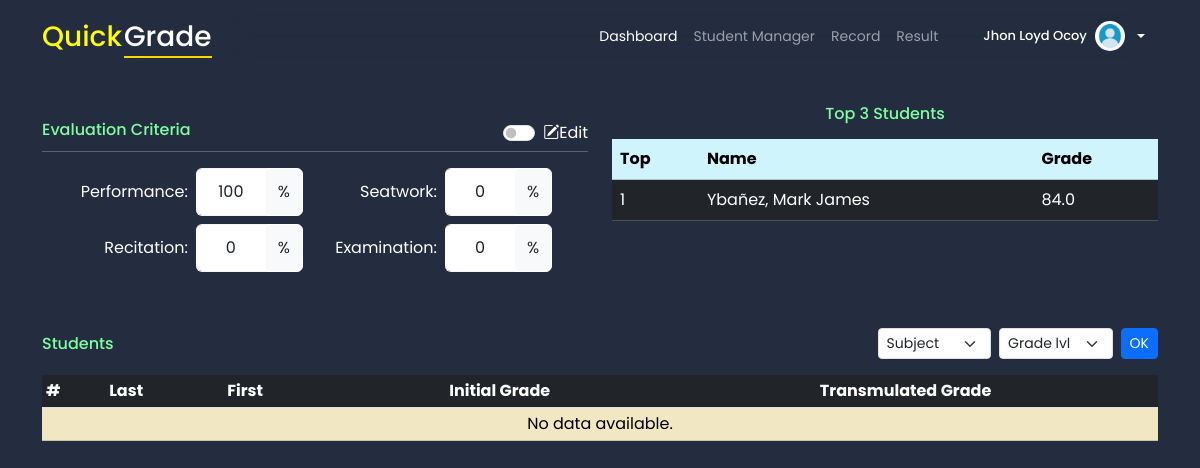
/ (signed in), run on the app's committed database.
### tables this page shows
CREATE TABLE "users" (
	"id"	INTEGER NOT NULL,
	"username"	TEXT NOT NULL,
	"password"	TEXT NOT NULL,
	"name"	TEXT NOT NULL,
	"picture"	TEXT,
	PRIMARY KEY("id" AUTOINCREMENT)
);

CREATE TABLE "criteria" (
	"user_id"	INTEGER NOT NULL,
	"performance"	INTEGER,
	"recitation"	INTEGER,
	"seatwork"	INTEGER,
	"exam"	INTEGER
);

CREATE TABLE "final_grade" (
	"id"	INTEGER NOT NULL,
	"student_id"	INTEGER NOT NULL,
	"performance"	REAL DEFAULT 0,
	"seatwork"	REAL DEFAULT 0,
	"recitation"	REAL DEFAULT 0,
	"exam"	REAL DEFAULT 0,
	"subject"	TEXT NOT NULL,
	"user_id"	INTEGER NOT NULL,
	"initial_grade"	REAL DEFAULT 0,
	"transmulated_grade"	REAL DEFAULT 0,
	PRIMARY KEY("id" AUTOINCREMENT),
	FOREIGN KEY("user_id") REFERENCES "users"("id"),
	FOREIGN KEY("student_id") REFERENCES "students"("student_id")
);

CREATE TABLE "students" (
	"student_id"	INTEGER NOT NULL,
	"last_name"	TEXT NOT NULL,
	"first_name"	TEXT NOT NULL,
	"middle_name"	TEXT,
	"grade_level"	TEXT NOT NULL,
	"birthday"	TEXT,
	"guardian"	TEXT,
	"contact"	TEXT,
	"user_id"	INTEGER,
	PRIMARY KEY("student_id" AUTOINCREMENT),
	FOREIGN KEY("user_id") REFERENCES "users"("id")
);

### app.py (the view)
@app.route("/", methods=["GET", "POST"])
@login_required
def dashboard():
    if request.method == 'POST':
        subject = request.form.get("DashSubject")
        gradelvl = request.form.get("DashGradeLvl")
        session['dashboard_subject'] = subject
        session['dashboard_gradelvl'] = gradelvl
    else:
        subject = session.get('dashboard_subject', '')
        gradelvl = session.get('dashboard_gradelvl', '')
    user_criteria = isCriteriaSet(current_user.id)
    if user_criteria is False:
        user_criteria = (0, 0, 0, 0, 0) # id, perf, reci, seat, exam
    topThree = getTopThree(current_user.id)
    if subject and gradelvl:
        Perf_activities, Perf_student_grades = getGrades(gradelvl, subject, current_user.id, "Performance")
        Seat_activities, Seat_student_grades = getGrades(gradelvl, subject, current_user.id, "Seatwork")
        Reci_activities, Reci_student_grades = getGrades(gradelvl, subject, current_user.id, "Recitation")
        Exam_activities, Exam_student_grades = getGrades(gradelvl, subject, current_user.id, "Examination")
        perfTotal = TotalScore(Perf_activities)
        seatTotal = TotalScore(Seat_activities)
        reciTotal = TotalScore(Reci_activities)
        examTotal = TotalScore(Exam_activities)
        CrePerf, CreSeat, CreReci, CreExam = getCriteria(current_user.id)
        InsertGrade(Perf_student_grades, perfTotal, CrePerf, "performance", subject)
        InsertGrade(Seat_student_grades, seatTotal, CreSeat, "seatwork", subject)
        InsertGrade(Reci_student_grades, reciTotal, CreReci, "recitation", subject)
        InsertGrade(Exam_student_grades, examTotal, CreExam, "exam", subject)
        InitialAndTransmulatedUpdater(current_user.id)
        finalGrade = getFinalGrade(gradelvl, subject, current_user.id)
    else:
        finalGrade = []
    return render_template("dashboard.html", active="dashboard", criteria=user_criteria, topThree=topThree,
                           Dsubject=subject, Dgradelvl=gradelvl, finalGrade=finalGrade)

### app.py (called while the page is built)
@login_manager.user_loader
def load_user(user_id):
    user_info = getUserById(user_id)
    if user_info is not None:
        if user_info['profile'] is not None:
            profile_path = user_info['profile'].replace('static/', '').replace("\\", '/')
        else:
            profile_path = None
        return User(user_id, user_info['name'], user_info['username'], user_info['password'], profile_path) #add imange
    else:
        return None

### gradingHelper.py (called while the page is built)
def getTopThree(current):
    try:
        conn = sqlite3.connect('schoolManager.db')
        cursor = conn.cursor()
        cursor.execute("""
            SELECT st.first_name, st.last_name, fg.transmulated_grade
            FROM final_grade fg
            JOIN students st ON fg.student_id = st.student_id
            WHERE fg.user_id = ?
            ORDER BY fg.initial_grade DESC
            LIMIT 3;
        """, (current,))
        results = cursor.fetchall()
        return results
    except Exception as e:
        flash(f"Error: {e}", "danger")
    finally:
        conn.close()

### helper.py (called while the page is built)
def getUserById(user_id):
    try:
        conn = sqlite3.connect('schoolManager.db')
        cursor = conn.execute('SELECT * FROM users WHERE id = ?', (user_id,))
        user_info = cursor.fetchone()
        if user_info is not None:
            return {
                'id': user_info[0],
                'username': user_info[1],
                'password': user_info[2],
                'name': user_info[3],
                'profile': user_info[4]
            }
        else:
            return None
    except Exception as e:
        print(f"Error: {e}")
        return None
    finally:
        conn.close()

def isCriteriaSet(user_id):
    try:
        conn = sqlite3.connect('schoolManager.db')
        cursor = conn.cursor()
        cursor.execute("SELECT * FROM criteria WHERE user_id = ?", (user_id,))
        exist_user = cursor.fetchone()
        if exist_user is None:
            return False
        return exist_user
    except Exception as e:
        flash(f"Error: {e}", "danger")
    finally:
        conn.close()

### templates/dashboard.html (shortened to what this page needs)
{% extends "layout.html" %}
{% block main %}
  <div class="container-lg text-white mt-4">
    <div class="row" style="min-width: 540px;">
      <div class="col-12 col-xl-6 my-2 pt-3 mb-4 mb-xl-2">
        <div class="d-flex justify-content-between align-items-center">
          <h2 class="pe-0 fs-6" id="mintGreen">Evaluation Criteria</h2>
          <div class="form-check form-switch" id="criteria_switch">
            <input class="form-check-input" type="checkbox" role="switch" id="flexSwitchCheckDefault">
            <label class="form-check-label fs-6" for="flexSwitchCheckDefault"><i class="bi bi-pencil-square"></i>Edit</label>
          </div>
        </div>
        <hr class="my-1">
        <div class="d-flex flex-row m-3 justify-content-center align-items-center">
          <form id="criteria" action="/criteria" method="post">
            <div class="d-flex">
              <div class="d-flex mb-2 me-4">
                <p class="m-0 d-flex justify-content-end align-items-center me-2">Performance:</p>
                <div class="input-group">
                  <input type="number" class="form-control form-control-plaintext text-center" autocomplete="off"
                  min="0" max="100" required value="{{ criteria[1] }}" name="performance">
                  <span class="input-group-text" style="border-color: white;">%</span>
                </div>
              </div>
              <div class="d-flex mb-2">
                <p class="m-0 d-flex justify-content-end align-items-center me-2">Seatwork:</p>
                <div class="input-group">
                  <input type="number" class="form-control form-control-plaintext text-center" autocomplete="off"
                  min="0" max="100" required value="{{ criteria[3] }}" name="seatwork">
                  <span class="input-group-text" style="border-color: white;">%</span>
                </div>
              </div>
            </div>
            <div class="d-flex">
              <div class="d-flex mb-2 me-4">
                <p class="m-0 d-flex justify-content-end align-items-center me-2">Recitation:</p>
                <div class="input-group">
                  <input type="number" class="form-control form-control-plaintext text-center" autocomplete="off"
                  min="0" max="100" required value="{{ criteria[2] }}" name="recitation">
                  <span class="input-group-text" style="border-color: white;">%</span>
                </div>
              </div>
              <div class="d-flex mb-2">
                <p class="m-0 d-flex justify-content-end align-items-center me-2">Examination:</p>
                <div class="input-group">
                  <input type="number" class="form-control form-control-plaintext text-center" autocomplete="off"
                  min="0" max="100" required value="{{ criteria[4] }}" name="examination">
                  <span class="input-group-text" style="border-color: white;">%</span>
                </div>
              </div>
            </div>
          </form>
        </div>
      </div>
      <div class="col-12 col-xl-6 d-flex flex-column my-2">
        <h2 class="text-center fs-6 mb-3" id="mintGreen">Top 3 Students</h2>
        <table class="table" style="background-color: black;">
          <thead class="table-info">
            <tr>
              <th scope="col">Top</th>
              <th scope="col">Name</th>
              <th scope="col">Grade</th>
            </tr>
          </thead>
          {% if topThree %}
          <tbody class="table-dark">
            {% for student in topThree %}
            <tr>
              <td>{{ loop.index }}</td>
              <td>{{ student[1] }}, {{ student[0] }}</td>
              <td>{{ student[2] }}</td>
            </tr>
            {% endfor %}
          </tbody>
          {% else %}
          <tbody class="table-dark">
            <tr>
              <td colspan="3" class="text-center">No top students available.</td>
            </tr>
          </tbody>
          {% endif %}
        </table>
      </div>
    </div>
  </div>
  <div class="container-lg mt-4 text-white">
    <div class="d-flex justify-content-between align-items-center mb-3">
      <h2 class="fs-6 m-0" id="mintGreen">Students</h2>
      <form action="/" method="post" class="d-flex align-items-center gap-2 w-auto">
        <select class="form-select form-select-sm" name="DashSubject" required>
          <option {% if Dsubject == '' %}selected{% endif %} disabled value="">Subject</option>
        </select>
        <select class="form-select form-select-sm" name="DashGradeLvl" required>
          <option {% if Dgradelvl == '' %}selected{% endif %} disabled value="">Grade lvl</option>
        </select>
        <button type="submit" class="btn btn-primary btn-sm w-25">OK</button>
      </form>
    </div>
    <div class="table-responsive" id="style-4">
      <table class="table table-dark table-striped table-sm">
        <thead class="border-bottom " style="position: sticky; top: 0;">
          <tr>
            <th scope="col">#</th>
            <th scope="col">Last</th>
            <th scope="col">First</th>
            <th scope="col" class="text-center">Initial Grade</th>
            <th scope="col" class="text-center">Transmulated Grade</th>
          </tr>
        </thead>
        <tbody>
          {% if finalGrade %}
            {% for row in finalGrade %}
              <tr>
                <td>{{ loop.index }}</td>
                <td>{{ row[0] }}</td>
                <td>{{ row[1] }}</td>
                <td class="text-center">{{ row[2] }}</td>
                <td class="text-center">{{ row[3] }}</td>
              </tr>
            {% endfor %}
          {% else %}
            <tr class="table-warning">
              <td colspan="5" class="text-center">No data available.</td>
            </tr>
          {% endif %}
        </tbody>
      </table>
    </div>
  </div>
{% endblock %}

### templates/includes/header.html (shortened to what this page needs)
<nav class="navbar navbar-expand-lg navbar-dark">
  <div class="container-lg">
    <h1>
      <a class="navbar-brand fs-3" id="quick_logo" href="#">Quick<span id="grade_logo">Grade</span></a>
    </h1>
    <div
      class="_sidebar offcanvas offcanvas-end"
      tabindex="-1"
      id="offcanvasNavbar"
      aria-labelledby="offcanvasNavbarLabel"
    >
      <div class="offcanvas-body d-flex flex-column flex-lg-row">
        <ul
          class="navbar-nav justify-content-start justify-content-lg-end align-items-center flex-grow-1 pe-lg-4" id="header_list"
        >
          <li class="nav-item">
            <a class="nav-link {% if active == 'dashboard' %}active{% endif %}" id="dashboard" aria-current="page" href="/">Dashboard</a>
          </li>
          <li class="nav-item">
            <a class="nav-link {% if active == 'student_manager' %}active{% endif %}" id="student_manager" href="/student_manager">Student Manager</a>
          </li>
          <li class="nav-item">
            <a class="nav-link {% if active == 'record' %}active{% endif %}" id="record" aria-current="page" href="/record">Record</a>
          </li>
          <li class="nav-item">
            <a class="nav-link {% if active == 'result' %}active{% endif %}" id="result" aria-current="page" href="/result">Result</a>
          </li>
        </ul>
        <div class="navbar-nav justify-content-center align-items-center">
          <div class="dropdown-center d-flex flex-column">
            <div
              class="btn dropdown-toggle text-white d-flex justify-content-center align-items-center gap-2"
              type="button"
              data-bs-toggle="dropdown"
              aria-expanded="false"
            >
              <h3 class="m-0" id="username">{{ current_user.name }}</h3>
              {% if current_user.profile is none or current_user.profile == "" %}
                <img
                id="profile"
                src="{{ url_for('static', filename='uploads/default_profile.jpg') }}"
                alt="Profile photo"
                />
              {% else %}
                <img
                  id="profile"
                  src="{{ url_for('static', filename=current_user.profile) }}"
                  alt="Profile photo"
                />
              {% endif %}
            </div>
          </div>
        </div>
      </div>
    </div>
  </div>
</nav>

### static/styles/main.css (style rules this page uses)
body { background-color: #232d3f; font-family: 'Poppins', sans-serif; }
._sidebar { background-color: rgba(255, 255, 255, 0.15); backdrop-filter: blur(10px); }
#profile { width: 30px; height: 30px; object-fit: cover; border-radius: 50%; }
#username { font-size: small; }
#quick_logo { color: yellow; }
#grade_logo { color: white; margin: 0 2px; border-bottom: solid 2px gold; }
#mintGreen { color: #7FFF9E; }
#criteria input { width: 70px; background-color: white; border-color: whitesmoke; align-items: center; }
#criteria p { height: 48px; min-width: 110px; }

### static/styles/header.css (style rules this page uses)
#header_list a { font-size: 14px; }
#criteria input { box-shadow: none; }

### data on the page
users: name "Jhon Loyd Ocoy"
criteria: performance "100", seatwork "0", recitation "0", examination "0"
final_grade: last_name "Ybañez", first_name "Mark James", transmulated_grade "84.0"
